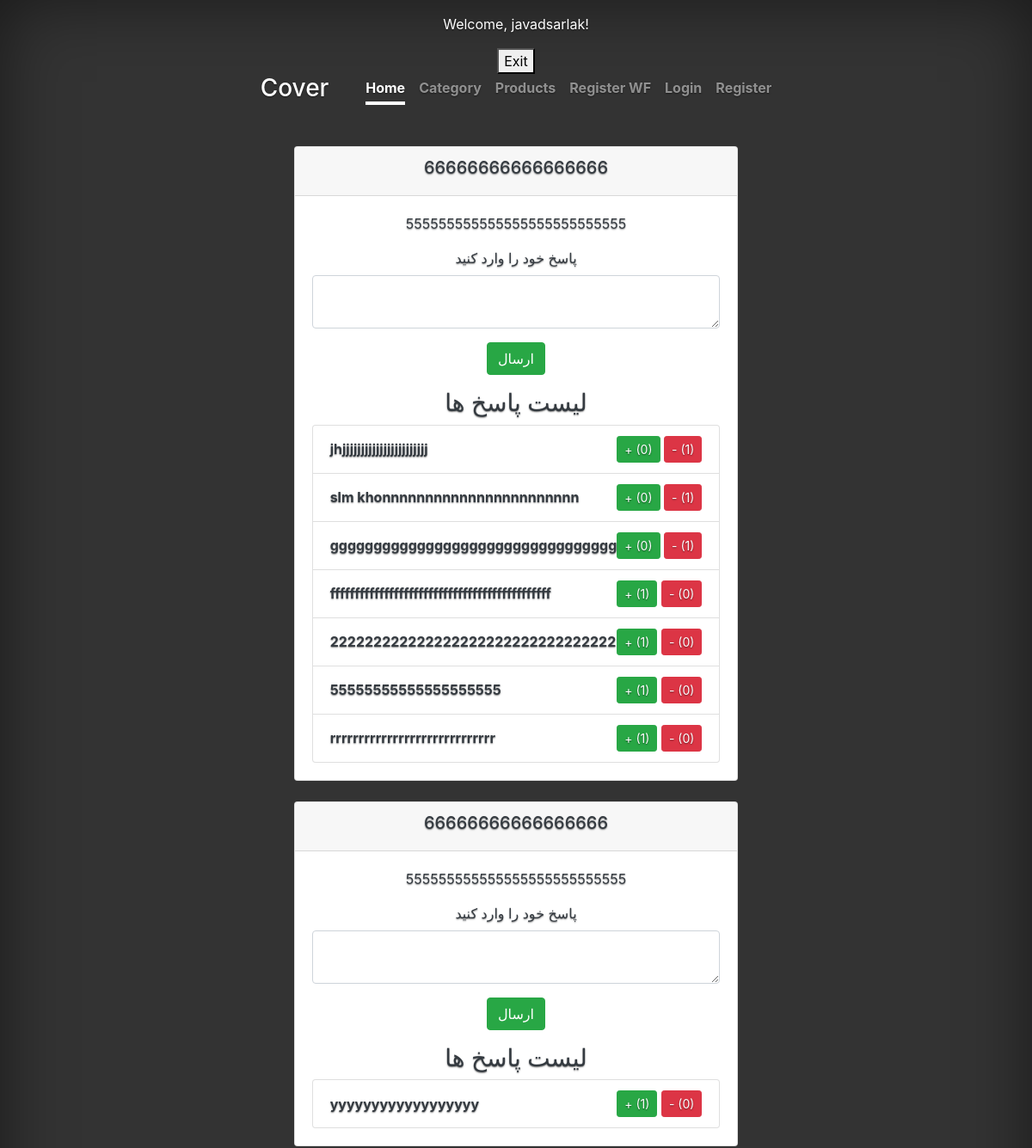
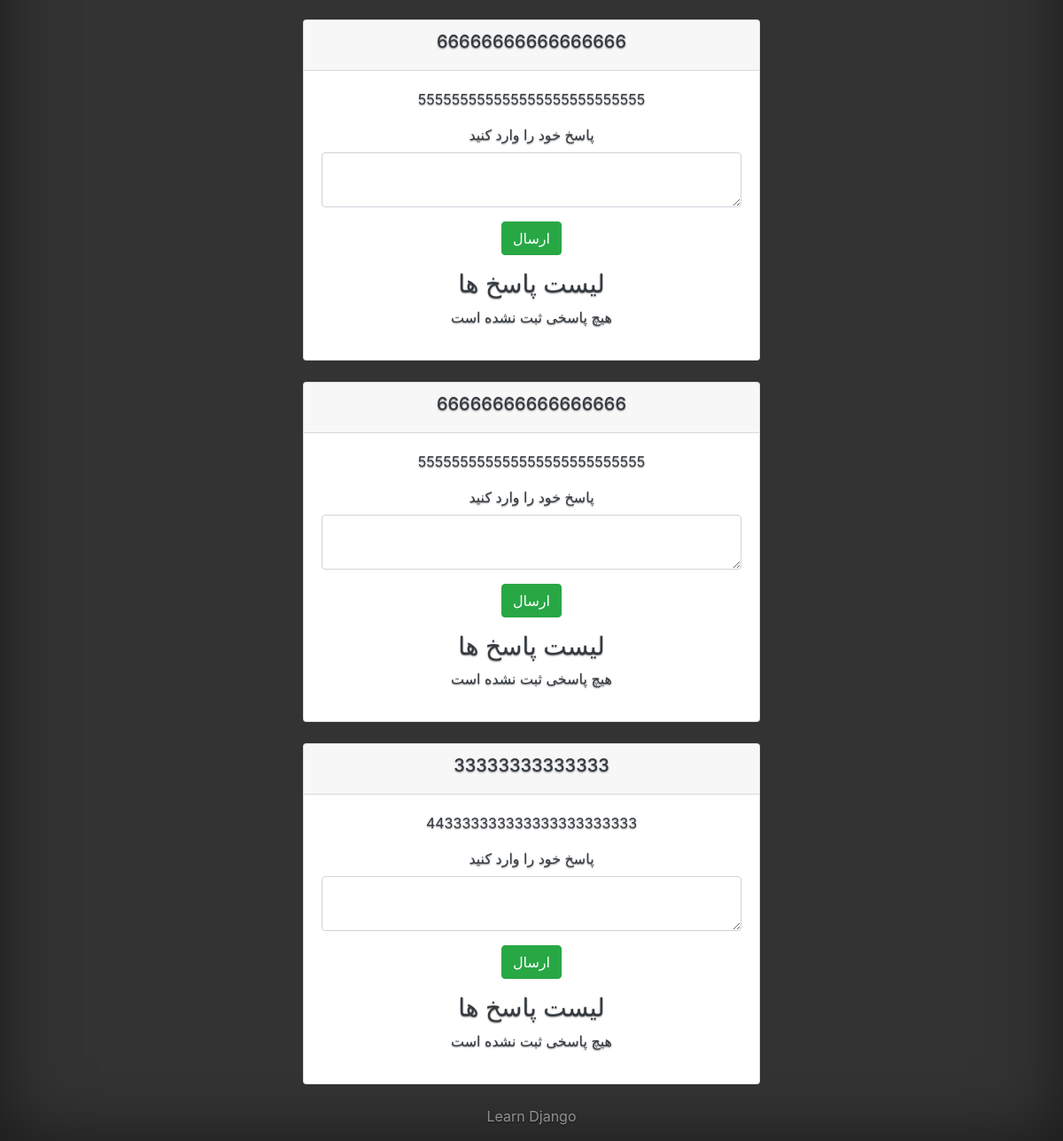
Screenshot of /list_questions (signed in) with the database file from the repository (2 pictures, top to bottom).
### modellearn/models.py (models this page shows)
class Person(AbstractUser):
    age = models.IntegerField(default=18)
    mobile = models.CharField(unique=True, max_length=13, null=True, blank=True)
    sex = models.BooleanField(blank=True, null=True)
    create_at = models.DateTimeField(auto_now_add=True)
    updated_at = models.DateTimeField(auto_now=True)
    birthday = models.DateTimeField(blank=True, null=True)
    class Meta:
        db_table = 'person'
        ordering = ['create_at']
        verbose_name_plural = 'persons'
        verbose_name = 'person'

### main/models.py (models this page shows, shortened)
class Question(models.Model):
    question_title = models.CharField(max_length=100)
    question_description = models.TextField()
    author = models.ForeignKey(Person, on_delete=models.CASCADE)
    status = models.BooleanField(default=False, verbose_name='وضعیت فعال بودن')
    created_at = models.DateTimeField(auto_now_add=True, verbose_name='تاریخ ایجاد')
    updated_at = models.DateTimeField(auto_now=True, verbose_name="تاریخ بروزرسانی")
    class Meta:
        verbose_name = "پرسش"
        verbose_name_plural = "پرسشها"

class Answer(models.Model):
    question = models.ForeignKey(Question, on_delete=models.CASCADE)
    author = models.ForeignKey(Person, on_delete=models.CASCADE)
    content = models.TextField()
    status = models.BooleanField(default=False, verbose_name='وضعیت فعال بودن')
    created_at = models.DateTimeField(auto_now_add=True, verbose_name='تاریخ ایجاد')
    updated_at = models.DateTimeField(auto_now=True, verbose_name="تاریخ بروزرسانی")
    def get_positive_vote(self):
        return self.vote_set.filter(vote_type='up').count()
    def get_negative_vote(self):
        return self.vote_set.filter(vote_type='down').count()
    @property
    def vote_count_up(self):
        return self.get_positive_vote()
    @property
    def vote_count_down(self):
        return self.get_negative_vote()

### main/views.py (the view)
# urls.py: path('list_questions', list_questions, name='list_questions'),
@login_required
def list_questions(request):
    questions = Question.objects.prefetch_related('answer_set__vote_set').all()
    return render(request, 'list_questions.html', {"questions": questions})

### templates/list_questions.html (shortened to what this page needs)
{% extends 'base_layout.html' %}
{% block main %}
    <div class="container mt-5">
        {% for question in questions %}
            <div class="card mb-4">
                <div class="card-header">
                    <h5 class="text-dark">
                        {{ question.question_title }}
                    </h5>
                </div>
                <div class="card-body">
                    <p class="text-dark">{{ question.question_description }}</p>
                    <form method="post" action="{% url 'submit_answer' id=question.id %}">
                        <div class="mb-3">
                            <label class="text-dark">
                                پاسخ خود را وارد کنید
                            </label>
                            <textarea class="form-control" name="content"></textarea>
                        </div>
                        <button type="submit" class="btn btn-success">
                            ارسال
                        </button>
                    </form>
                    <h3 class="text-dark">
                        لیست پاسخ ها
                    </h3>
                    <ul class="list-group">
                        {% for answers in question.answer_set.all %}
                            <li class="list-group-item d-flex justify-content-between align-items-center">
                                <strong class="text-dark">{{ answers.content }}</strong>
                                <div>
                                    <a href="{% url 'plus_vote' id=answers.id %}" class="btn btn-success btn-sm">
                                        +  ({{ answers.vote_count_up }})
                                    </a>
                                    <a href="{% url 'mines_vote' id=answers.id %}" class="btn btn-danger btn-sm">
                                        -  ({{ answers.vote_count_down }})
                                    </a>
                                </div>
                            </li>
                        {% empty %}
                            <p class="text-dark">
                                هیچ پاسخی ثبت نشده است
                            </p>
                        {% endfor %}
                    </ul>
                </div>
            </div>
        {% endfor %}
    </div>
{% endblock %}

### templates/base_layout.html (shortened to what this page needs)
<!doctype html>
<html lang="en">
<head>
    {% load static %}
    <link rel="stylesheet" href="{% static 'css/all.min.css' %}">
    <link href="{% static 'css/bootstrap.min.css' %}" rel="stylesheet">
    <link href="{% static 'css/cover.css' %}" rel="stylesheet">
</head>
<body class="text-center">
<div class="cover-container d-flex h-100 p-3 mx-auto flex-column">
    {% if user.is_authenticated %}
        <p>Welcome, {{ user.username }}!</p>
        <form method="post" action="{% url 'logout' %}">
            <button type="submit">Exit</button>
        </form>
    {% endif %}
    <header class="masthead mb-auto">
        <div class="inner">
            <h3 class="masthead-brand">Cover</h3>
            <nav class="nav nav-masthead justify-content-center">
                <a class="nav-link active" href="#">Home</a>
                <a class="nav-link" href="{% url 'list_category' %}">Category</a>
                <a class="nav-link" href="{% url 'list_products' %}">Products</a>
                <a class="nav-link" href="{% url 'show_register_wf' %}">Register WF</a>
                <a class="nav-link" href="{% url 'login' %}">Login</a>
                <a class="nav-link" href="{% url 'register' %}">Register</a>
            </nav>
        </div>
    </header>
    <main role="main" class="inner cover">
        {% block main %}
        {% endblock %}
    </main>
    <footer class="mastfoot mt-auto">
        <div class="inner">
            <p>Learn Django </p>
        </div>
    </footer>
</div>
</body>
</html>

### static/css/cover.css (style rules this page uses)
a, a:focus, a:hover { color: #fff; }
html, body { height: 100%; background-color: #333; }
body { display: -ms-flexbox; display: -webkit-box; display: flex; -ms-flex-pack: center; -webkit-box-pack: center; justify-content: center; color: #fff; text-shadow: 0 .05rem .1rem rgba(0, 0, 0, .5); box-shadow: inset 0 0 5rem rgba(0, 0, 0, .5); }
.cover-container { max-width: 42em; }
.masthead { margin-bottom: 2rem; }
.masthead-brand { margin-bottom: 0; }
.nav-masthead .nav-link { padding: .25rem 0; font-weight: 700; color: rgba(255, 255, 255, .5); background-color: transparent; border-bottom: .25rem solid transparent; }
.nav-masthead .nav-link + .nav-link { margin-left: 1rem; }
.nav-masthead .active { color: #fff; border-bottom-color: #fff; }
@media (min-width: 48em) { .masthead-brand { float: left; } }
@media (min-width: 48em) { .nav-masthead { float: right; } }
.cover { padding: 0 1.5rem; }
.mastfoot { color: rgba(255, 255, 255, .5); }

### rows the page displays
Person: username "javadsarlak"
Question: question_title "66666666666666666", question_description "555555555555555555555555555"
Answer: content "jhjjjjjjjjjjjjjjjjjjjjjjj", vote_count_up "0", vote_count_down "1"
Answer: content "slm khonnnnnnnnnnnnnnnnnnnnnnn", vote_count_up "0", vote_count_down "1"
Answer: content "ggggggggggggggggggggggggggggggggg", vote_count_up "0", vote_count_down "1"
Answer: content "fffffffffffffffffffffffffffffffffffffffffffff", vote_count_up "1", vote_count_down "0"
Answer: content "222222222222222222222222222222222", vote_count_up "1", vote_count_down "0"
Answer: content "55555555555555555555", vote_count_up "1", vote_count_down "0"
Answer: content "rrrrrrrrrrrrrrrrrrrrrrrrrrrrr", vote_count_up "1", vote_count_down "0"
Question: question_title "66666666666666666", question_description "555555555555555555555555555"
Answer: content "yyyyyyyyyyyyyyyyyy", vote_count_up "1", vote_count_down "0"
Question: question_title "66666666666666666", question_description "555555555555555555555555555"
Question: question_title "66666666666666666", question_description "555555555555555555555555555"
Question: question_title "33333333333333", question_description "443333333333333333333333"
